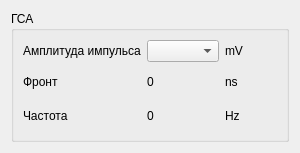
<?xml version="1.0" encoding="UTF-8"?>
<ui version="4.0">
 <class>GSAWidgetDesign</class>
 <widget class="QWidget" name="GSAWidgetDesign">
  <property name="geometry">
   <rect>
    <x>0</x>
    <y>0</y>
    <width>300</width>
    <height>153</height>
   </rect>
  </property>
  <property name="sizePolicy">
   <sizepolicy hsizetype="Preferred" vsizetype="Preferred">
    <horstretch>0</horstretch>
    <verstretch>0</verstretch>
   </sizepolicy>
  </property>
  <property name="minimumSize">
   <size>
    <width>250</width>
    <height>70</height>
   </size>
  </property>
  <property name="windowTitle">
   <string>GSA</string>
  </property>
  <layout class="QVBoxLayout" name="verticalLayout">
   <property name="sizeConstraint">
    <enum>QLayout::SetMaximumSize</enum>
   </property>
   <item>
    <widget class="QGroupBox" name="groupBox">
     <property name="title">
      <string>ГСА</string>
     </property>
     <layout class="QGridLayout" name="gridLayout">
      <item row="0" column="0">
       <widget class="QLabel" name="amplitude_label">
        <property name="text">
         <string>Амплитуда импульса</string>
        </property>
       </widget>
      </item>
      <item row="0" column="1">
       <widget class="QComboBox" name="amp_comboBox"/>
      </item>
      <item row="0" column="2">
       <widget class="QLabel" name="amp_type_label">
        <property name="text">
         <string>mV</string>
        </property>
       </widget>
      </item>
      <item row="1" column="0">
       <widget class="QLabel" name="edge_label">
        <property name="text">
         <string>Фронт</string>
        </property>
       </widget>
      </item>
      <item row="1" column="1">
       <widget class="QLabel" name="edge_val_label">
        <property name="text">
         <string>0</string>
        </property>
       </widget>
      </item>
      <item row="1" column="2">
       <widget class="QLabel" name="edge_type_label">
        <property name="text">
         <string>ns</string>
        </property>
       </widget>
      </item>
      <item row="2" column="0">
       <widget class="QLabel" name="freq_label">
        <property name="text">
         <string>Частота</string>
        </property>
       </widget>
      </item>
      <item row="2" column="1">
       <widget class="QLabel" name="freq_val_label">
        <property name="text">
         <string>0</string>
        </property>
       </widget>
      </item>
      <item row="2" column="2">
       <widget class="QLabel" name="freq_type_label">
        <property name="text">
         <string>Hz</string>
        </property>
       </widget>
      </item>
     </layout>
    </widget>
   </item>
  </layout>
 </widget>
 <resources/>
 <connections/>
</ui>
